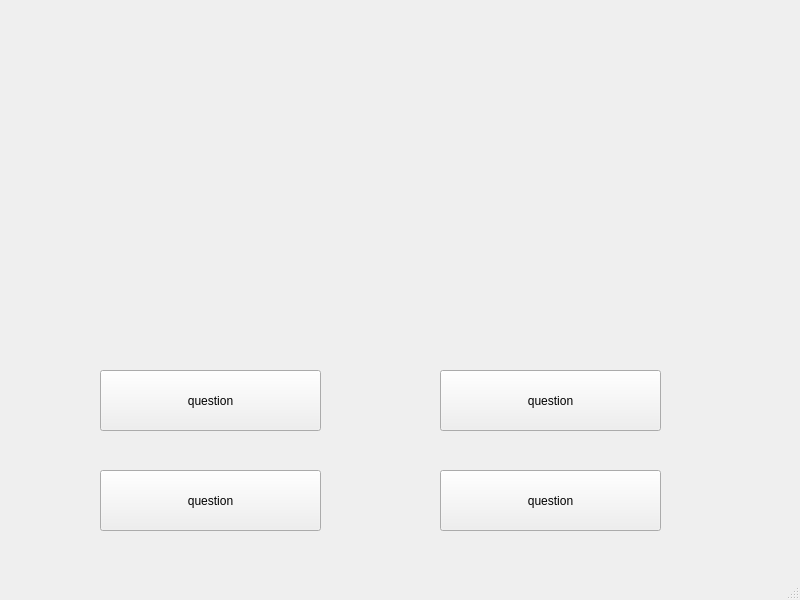
<?xml version="1.0" encoding="UTF-8"?>
<ui version="4.0">
 <class>MainWindow</class>
 <widget class="QMainWindow" name="MainWindow">
  <property name="geometry">
   <rect>
    <x>0</x>
    <y>0</y>
    <width>800</width>
    <height>600</height>
   </rect>
  </property>
  <property name="windowTitle">
   <string>MainWindow</string>
  </property>
  <widget class="QWidget" name="centralwidget">
   <widget class="QPushButton" name="first">
    <property name="geometry">
     <rect>
      <x>100</x>
      <y>370</y>
      <width>221</width>
      <height>61</height>
     </rect>
    </property>
    <property name="text">
     <string>question</string>
    </property>
   </widget>
   <widget class="QPushButton" name="second">
    <property name="geometry">
     <rect>
      <x>440</x>
      <y>370</y>
      <width>221</width>
      <height>61</height>
     </rect>
    </property>
    <property name="text">
     <string>question</string>
    </property>
   </widget>
   <widget class="QPushButton" name="third">
    <property name="geometry">
     <rect>
      <x>100</x>
      <y>470</y>
      <width>221</width>
      <height>61</height>
     </rect>
    </property>
    <property name="text">
     <string>question</string>
    </property>
   </widget>
   <widget class="QPushButton" name="forth">
    <property name="geometry">
     <rect>
      <x>440</x>
      <y>470</y>
      <width>221</width>
      <height>61</height>
     </rect>
    </property>
    <property name="text">
     <string>question</string>
    </property>
   </widget>
   <widget class="QLabel" name="L">
    <property name="geometry">
     <rect>
      <x>40</x>
      <y>5</y>
      <width>691</width>
      <height>281</height>
     </rect>
    </property>
    <property name="text">
     <string/>
    </property>
   </widget>
  </widget>
  <widget class="QMenuBar" name="menubar">
   <property name="geometry">
    <rect>
     <x>0</x>
     <y>0</y>
     <width>800</width>
     <height>23</height>
    </rect>
   </property>
  </widget>
  <widget class="QStatusBar" name="statusbar"/>
 </widget>
 <resources/>
 <connections/>
</ui>
